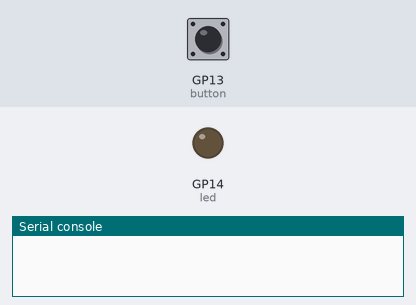
Bench run of a program on a simulated Raspberry Pi Pico running CircuitPython. On the bench: output pins drawn as LEDs (lit = HIGH), the last lines printed to the serial console. The inputs (shaded band) are chosen by the test bench; at power-on: GP13 (button) LOW.

Above: at 1.2 s.
1.3 s: GP13 (button) pulled HIGH for 0.15 s
At 2.6 s:
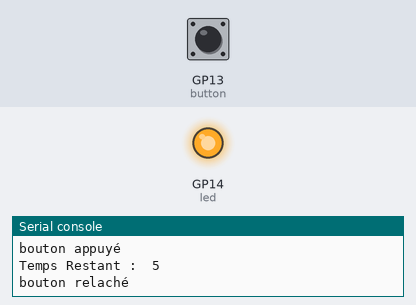
4.4 s: GP13 (button) pulled HIGH for 1 s
At 12.8 s:
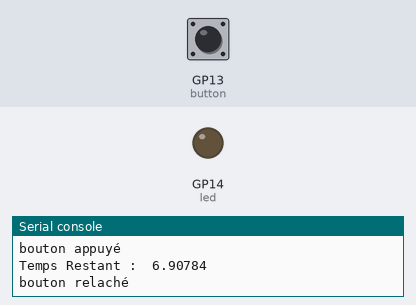
Timing chart, 0 to 14.3 s (numbered marks = the images above; inputs shaded):
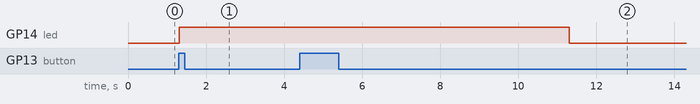

Measured:
- after the input at 1.3 s, GP14 (led): LOW → HIGH at once
- after the input at 4.4 s, GP14 (led): HIGH → LOW after 6.9 s instead of 1.9 s

The program:

BP.py
```python
from time import sleep
from time import sleep, monotonic
import board
from digitalio import DigitalInOut, Direction, Pull

button = DigitalInOut(board.GP13)
button.pull = Pull.DOWN #pull implique INPUT
led = DigitalInOut(board.GP14)
led.direction = Direction.OUTPUT

# while True:
#     led.value = button.value

is_button_held = False
time_left = 0
current_time = monotonic()

def button_pressed():
    global time_left
    time_left += 5
    print("Temps Restant : ", time_left)

def button_released():
    pass

while True:

    # Calcul du temps

    new_time = monotonic()
    delta = new_time - current_time
    current_time = new_time
    #comparer floor pour savoir si on vient de passer une seconde, et print Xs restantes

    time_left = max(0, time_left - delta)

    # Logique du bouton

    if button.value == True:
        if not is_button_held:
            print("bouton appuyé")
            is_button_held = True
            button_pressed()

    else:
        if is_button_held:
            print("bouton relaché")
            is_button_held = False
            button_released()

    # Contrôle de la LED

    if led.value:
        if time_left == 0:
            led.value = False
    else:
        if time_left > 0:
            led.value = True

    # Sleep

    sleep(0.01)
```
